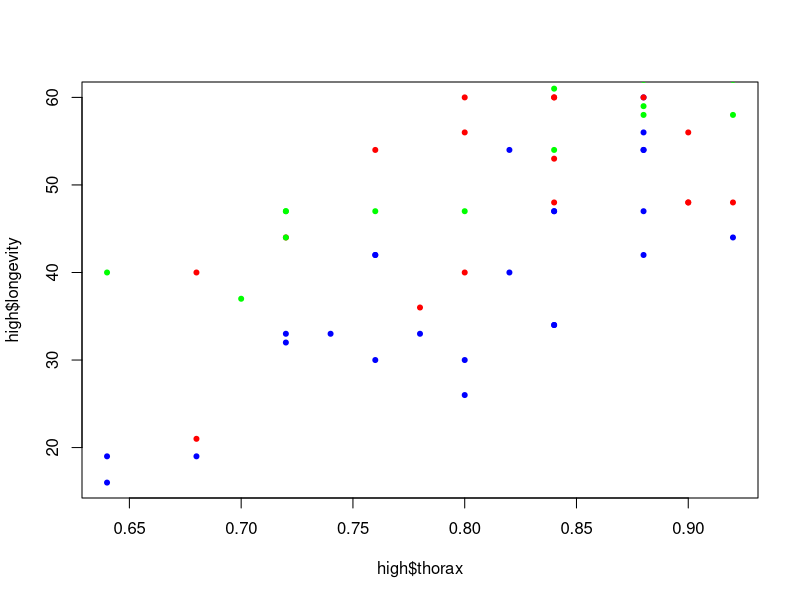
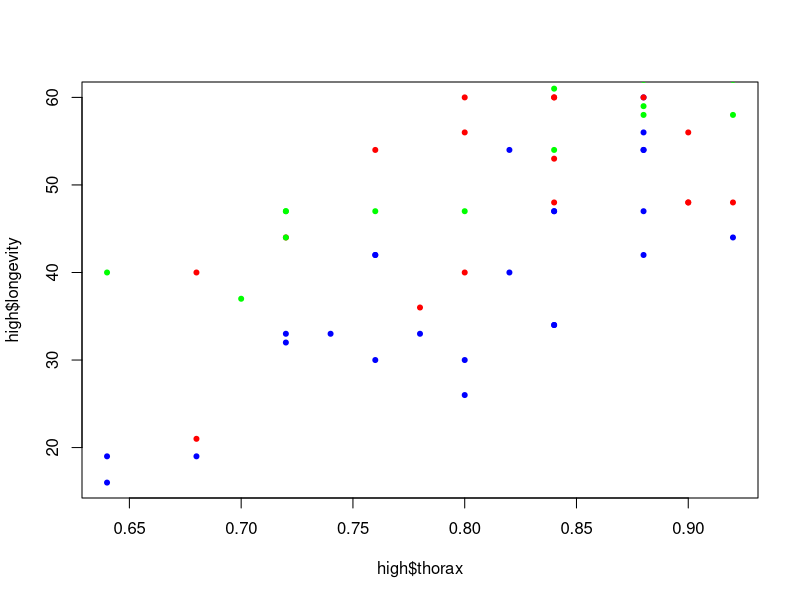

Write the R code that produced these figures, in order.
## ---- chunk 1
fruitflies = read.csv("fruitflies.txt", sep="")
fruitflies = fruitflies[sample(nrow(fruitflies)),]
loglong = log(fruitflies["longevity"])
fruitflies['loglongevity'] = loglong
## ---- chunk 2
high = subset(fruitflies, activity == 'high')
low = subset(fruitflies, activity == 'low')
isolated = subset(fruitflies, activity == 'isolated')

plot(high$thorax, high$longevity, col='blue', pch=20)
points(low$thorax, low$longevity, col='red', pch=20)
points(isolated$thorax, isolated$longevity, col='green', pch=20)
## ---- chunk 3
fruitflies_model <- aov(loglongevity ~ activity, data=fruitflies)
fruitflies_model
summary(fruitflies_model)
## ---- chunk 4
mean(high$longevity)
mean(low$longevity)
mean(isolated$longevity)
## ---- chunk 5
fruitflies$activity = as.factor(fruitflies$activity)
fruitflies_model2 = drop1(lm(loglongevity ~ activity + thorax, data=fruitflies), test="F")
fruitflies_model2
summary(fruitflies_model2)
## ---- chunk 6
max_thorax = max(fruitflies['thorax'])
min_thorax = min(fruitflies['thorax'])
max_thorax_ff = subset(fruitflies, thorax == max_thorax)
min_thorax_ff = subset(fruitflies, thorax == min_thorax)

high_max = subset(high, thorax == max(high['thorax']))
high_min = subset(high, thorax == min(high['thorax']))
low_max = subset(low, thorax == max(low['thorax']))
low_min = subset(low, thorax == min(low['thorax']))
isolated_max = subset(isolated, thorax == max(isolated['thorax']))
isolated_min = subset(isolated, thorax == min(isolated['thorax']))

print("High")
mean(high_max$longevity)
mean(high_min$longevity)
print("Low")
mean(low_max$longevity)
mean(low_min$longevity)
print("Isolated")
mean(isolated_max$longevity)
mean(isolated_min$longevity)
## ---- chunk 7
plot(high$thorax, high$longevity, col='blue', pch=20)
points(low$thorax, low$longevity, col='red', pch=20)
points(isolated$thorax, isolated$longevity, col='green', pch=20)
## ---- chunk 8
high_model <- aov(loglongevity ~ thorax, data=high)
summary(high_model)
print('-------------------------------------------')
low_model <- aov(loglongevity ~ thorax, data=low)
summary(low_model)
print('-------------------------------------------')
isolated_model <- aov(loglongevity ~ thorax, data=isolated)
summary(isolated_model)
## ---- chunk 9
fruitflies_model2 = drop1(lm(longevity ~ activity + thorax, data=fruitflies), test="F")
fruitflies_model2
summary(fruitflies_model2)
